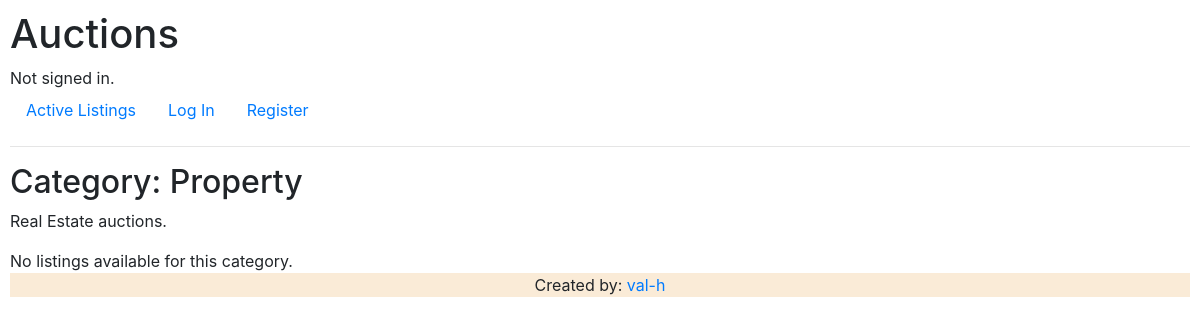
/categories/3, run on an earlier commit of the app's database.
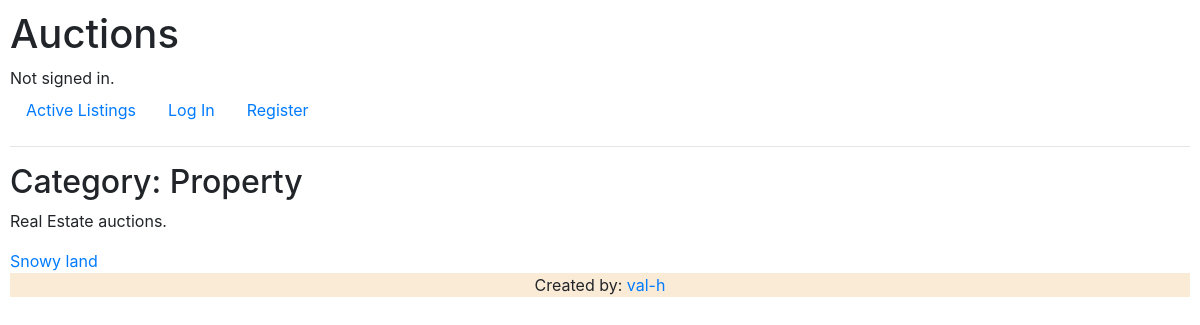
And on a later commit of the database.
### auctions/models.py (models this page shows, shortened)
class Category(models.Model):
    title = models.CharField(max_length=40)
    description = models.TextField()

class Listing(models.Model):
    title = models.CharField(max_length=80)
    description = models.TextField()
    owner = models.ForeignKey(User, on_delete=models.CASCADE, related_name="listings")
    date = models.DateTimeField(auto_now_add=True)
    start_price = models.DecimalField(max_digits=12, decimal_places=2)
    current_price = models.DecimalField(max_digits=12, decimal_places=2)
    active = models.BooleanField(default=True)
    winner = models.ForeignKey(User, blank=True, null=True, on_delete=models.CASCADE, related_name="auctions_won")
    image = models.ImageField(upload_to="images/", blank=True)
    category = models.ForeignKey(Category, on_delete=models.PROTECT, blank=True, related_name="listings")

### auctions/views.py (the view)
# urls.py: path("categories/<int:category_id>", views.category_view, name='category'),
def category_view(request, category_id):
    category = Category.objects.get(id=category_id)
    return render(request, 'auctions/category.html', {
        'category': category,
        'listings': category.listings.all(),
    })

### auctions/templates/auctions/category.html
{% extends 'auctions/layout.html' %}
{% block body %}
    <h2>Category: {{ category.title }}</h2>
    <p>{{ category.description }}</p>
    {% for listing in listings %}
        <div>
            <a href="{% url 'auctions:listing' listing.id %}">{{ listing.title }}</a>
        </div>
    {% empty %}
        <div>
            No listings available for this category.
        </div>
    {% endfor %}
{% endblock %}

### auctions/templates/auctions/layout.html (shortened to what this page needs)
{% load static %}
<!DOCTYPE html>
<html lang="en">
    <head>
        <link rel="stylesheet" href="https://stackpath.bootstrapcdn.com/bootstrap/4.4.1/css/bootstrap.min.css">
        <link href="{% static 'auctions/styles.css' %}" rel="stylesheet">
    </head>
    <body>
        <h1>Auctions</h1>
        <div>
            {% if user.is_authenticated %}
                Signed in as <strong>{{ user.username }}</strong>.
            {% else %}
                Not signed in.
            {% endif %}
        </div>
        <ul class="nav">
            <li class="nav-item">
                <a class="nav-link" href="{% url 'auctions:index' %}">Active Listings</a>
            </li>
            {% if user.is_authenticated %}
            <li>
                <a class="nav-link" href="{% url 'auctions:create_listing' %}">Create listing</a>
            </li>
            <li class="nav-item">
                <a class="nav-link" href="{% url 'auctions:watchlist' %}">Watchlist</a>
            </li>
            <li class="nav-item">
                <a class="nav-link" href="{% url 'auctions:categories' %}">Categories</a>
            </li>
            <li class="nav-item">
                <a class="nav-link" href="{% url 'auctions:logout' %}">Log Out</a>
            </li>
            {% else %}
                <li class="nav-item">
                    <a class="nav-link" href="{% url 'auctions:login' %}">Log In</a>
                </li>
                <li class="nav-item">
                    <a class="nav-link" href="{% url 'auctions:register' %}">Register</a>
                </li>
            {% endif %}
        </ul>
        <hr>
        {% block body %}
        {% endblock %}
        <footer style="text-align: center; background-color: antiquewhite;">
            <div>Created by: <a href="https://github.com/val-h" target="_blank">val-h</a></div>
        </footer>
    </body>
</html>

### auctions/static/auctions/styles.css (style rules this page uses)
body { padding: 10px; }

What changed in the data, as far as the page shows it:
added Listing: title "Snowy land"
Also different on the page:
text no longer shown: "No listings available for this category."
